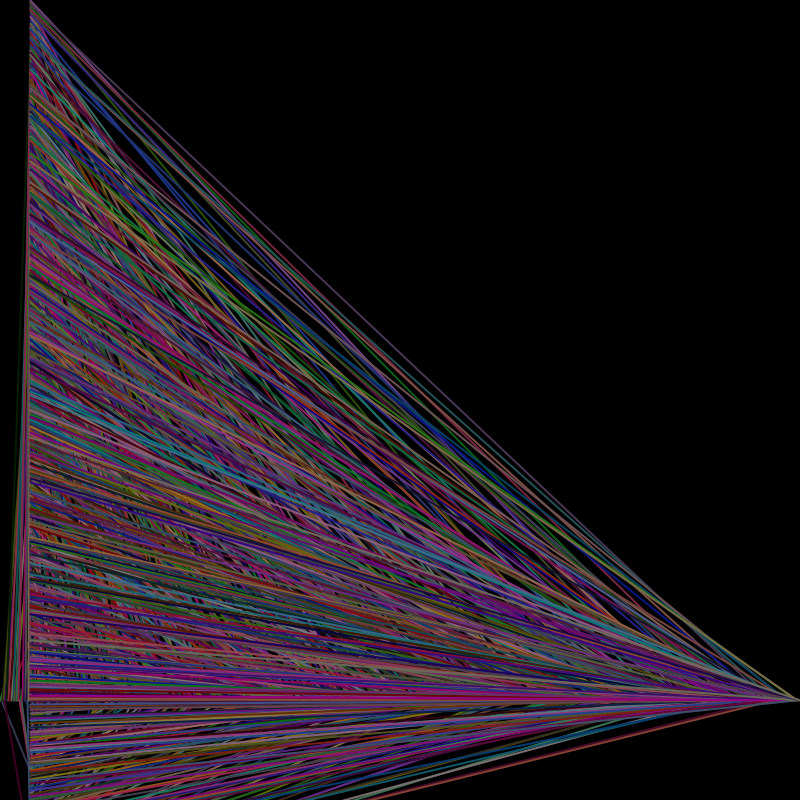
Frame 1 (no input)
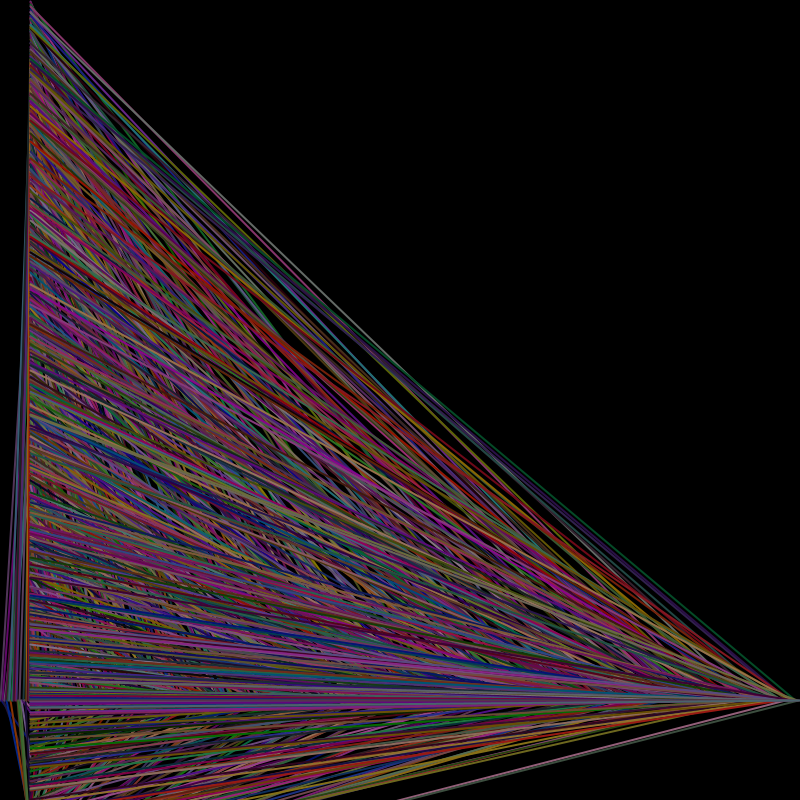
Frame 60 (the mouse pressed at the canvas centre just before this capture)
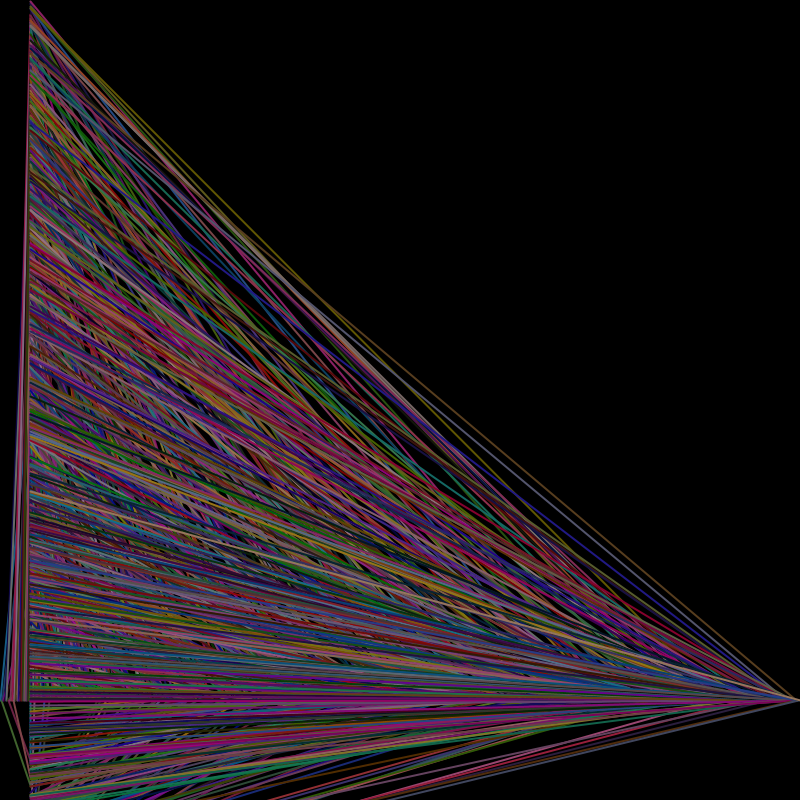
Frame 120 (the mouse held since frame 60 and released just before this capture)

The Processing sketch that drew these frames (run headless with seeded random() and noise(); from frame 60 on, the mouse is pressed at the canvas centre):

// Processing sketch: processing_130750
// ── processing_130750.pde

float temp = 0;
int xpos = 0;

void setup(){
frameRate(100);
size(800,800);
}

void draw(){
  background(0);
  
  for (int x = 0; x <= height; x = x +1){
    temp = int(random(900));
    cubes_from_space(x, temp);
  }
  
}

void cubes_from_space(int ypos, float xsize){
  strokeWeight(2);
  stroke(random(155),random(120),random(140));
  line(ypos, 700, 30, xsize);
}
